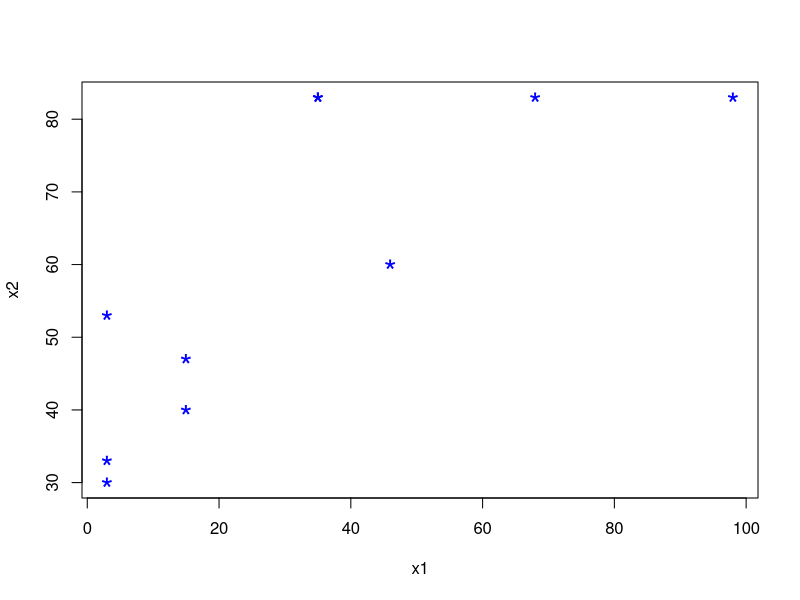
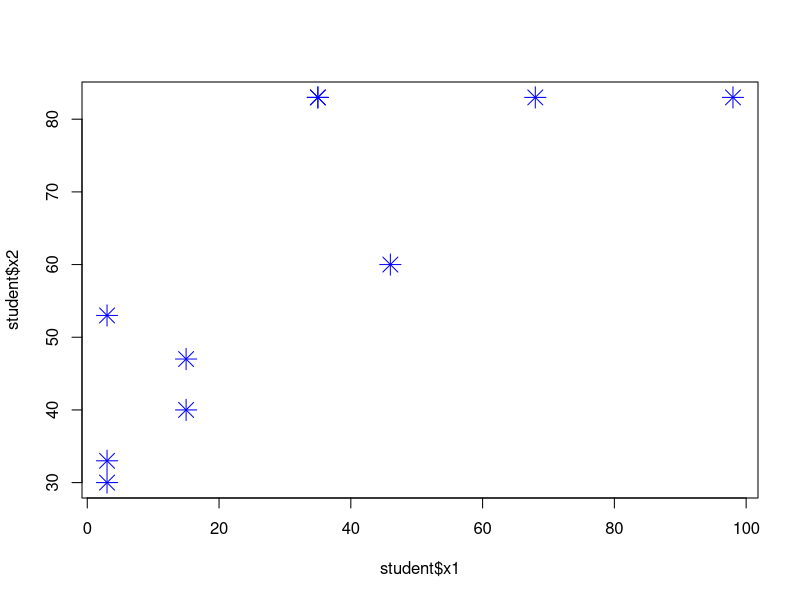
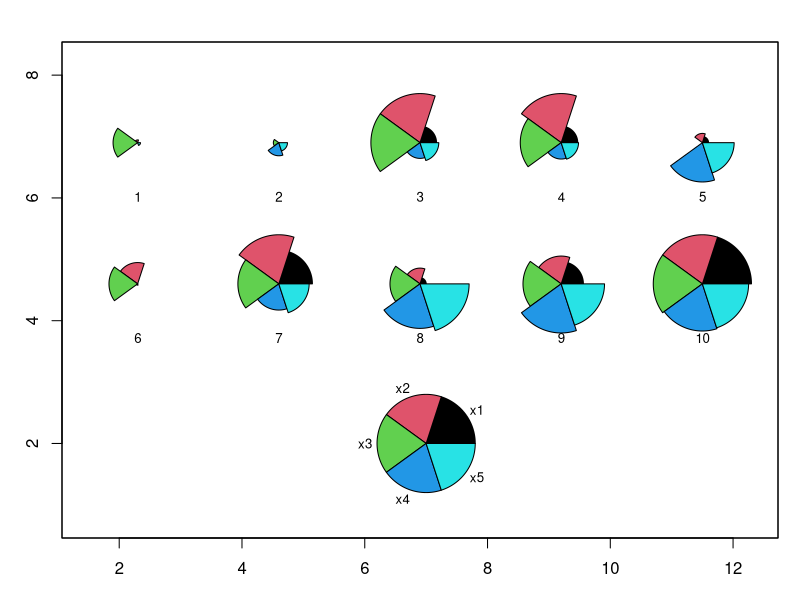
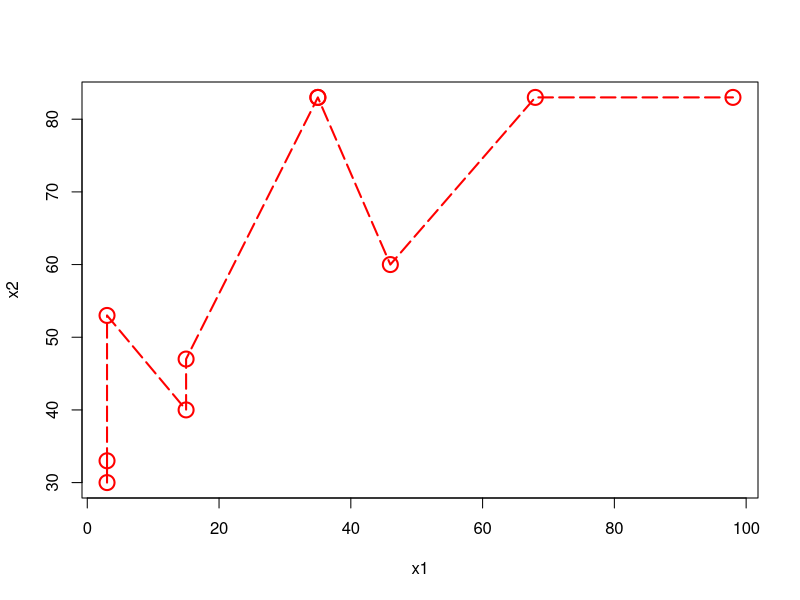
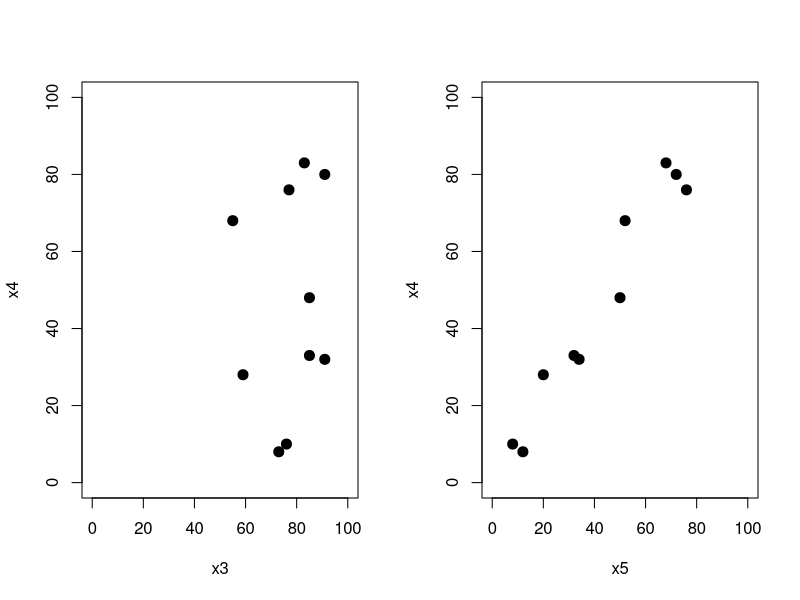
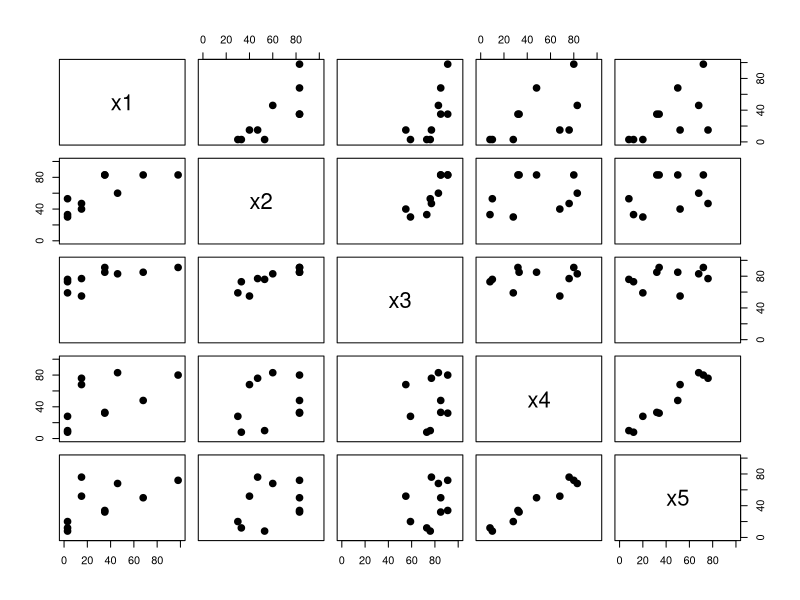
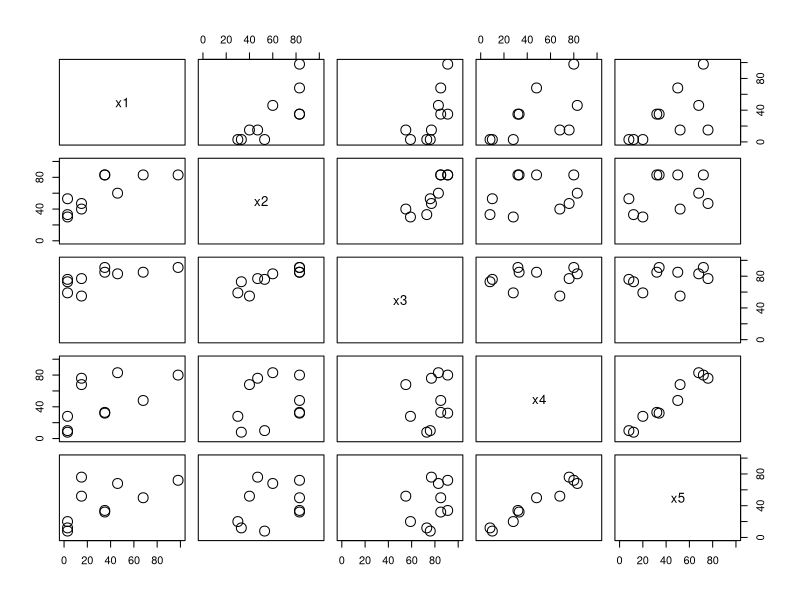
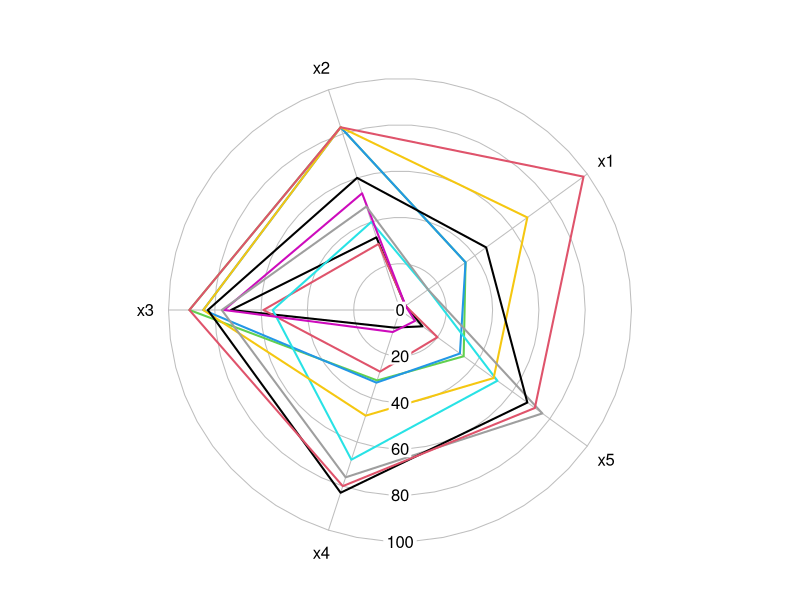

The R script that drew these images, in order:
Sys.setlocale(category = "LC_ALL", locale = "Korean_Korea.UTF-8")
# Student data analysis
student <- read.csv(file='practcing_R_analysis/data_files/student.csv',
                    header = TRUE)
student.X <- student[-1]
summary(student.X)

# Student: graph
plot(x2~x1, data = student, pch = "*", cex = 2, col ="blue")
plot(student$x1, student$x2, pch=8, cex=2, col = 'blue')

# Student: Star plot
 stars(student.X, full = TRUE, scale = TRUE, radius = TRUE, draw.segments =  TRUE,
                   frame.plot = TRUE, labels = rownames(student.X), nrow = 3, ncol = 5, cex = 0.8,
                   len = 0.8, lwd = 1, axes = TRUE, ylim = c(1, 8), key.loc = c(7,2) )
 
# Student: 연결선 그래프
student.ox1 <- student[order(student$x1),]
plot(x2~x1, data = student.ox1, cex = 2, col = "red", type = "o", lty = 5, lwd = 2)
 
# Student: 한 화면에 여러개의 그래프 표현하기
par(mfrow=c(1, 2))
plot(x4~x3, data = student, pch = 20, cex=2, xlim=c(0,100), ylim=c(0,100))
plot(x4~x5, data = student, pch = 20, cex=2, xlim=c(0,100), ylim=c(0,100))


# Student: 산점도 행렬
par(mfrow=c(1,1))
plot(student.X, pch=20, cex=2, xlim=c(0,100), ylim=c(0, 100))
pairs(student.X, cex=2, xlim=c(0,100), ylim=c(0, 100), cex.labels = 1.2)

# Student: 레이더 도표
#install.packages("plotrix")
library(plotrix)
radial.plot(student.X, rp.type='p', radial.lim=c(0, 100),
            lwd=2, lty=1, labels=names(student.X),
            show.grid=TRUE, show.radial.grid=TRUE, show.grid.labels=1)